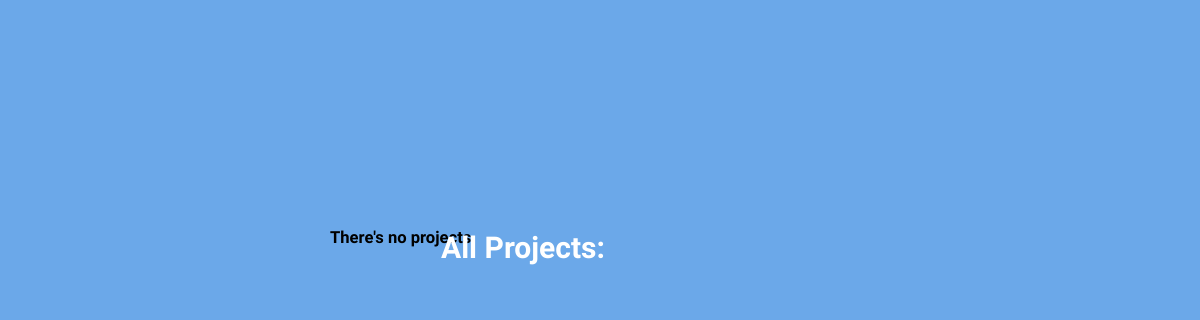
The page /projects/ on the database as committed earlier.
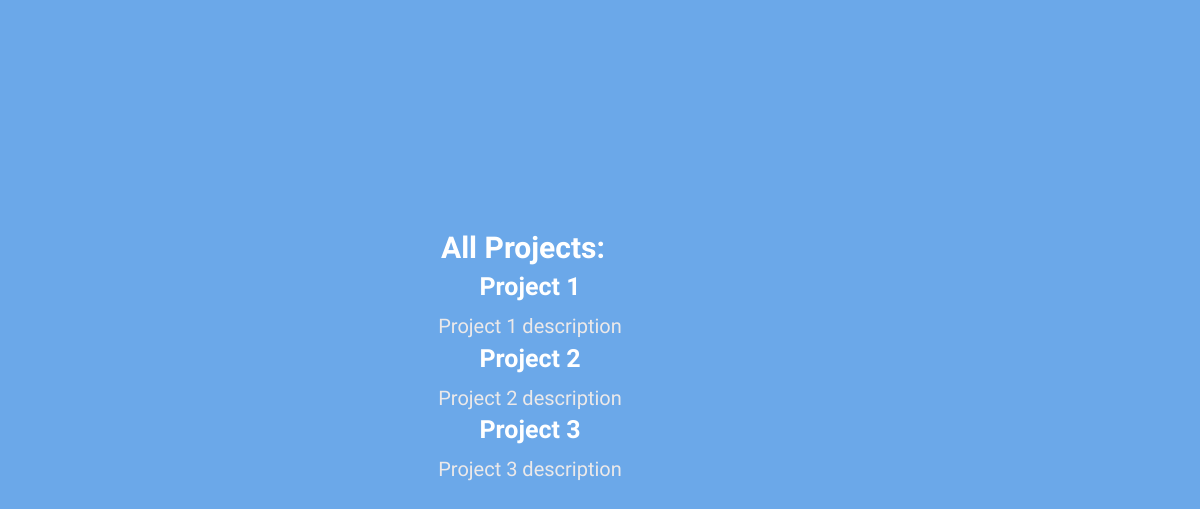
The same page on the database as committed later.
### frontend/models.py (models this page shows, shortened)
class ProjectToCreate(models.Model):
    project_name = models.CharField(max_length=50)
    subject = models.CharField(max_length=50)
    teacher = models.CharField(max_length=30)
    _class = models.CharField(max_length=3)
    description = models.TextField(max_length=300, blank = True)
    deadline = models.DateField()

### frontend/views.py (the view)
# urls.py: path('projects/', all_projects, name='all_projects'),
def all_projects(request):
    projects = ProjectToCreate.objects.all()
    return render(request, 'projects.html', {'projects': projects})

### frontend/templates/projects.html (shortened to what this page needs)
{% load static %}
<!DOCTYPE html>
<html>
<head>
    <link rel="stylesheet" href="{% static 'frontend/style.css' %}" />
</head>
<body>
<div id="all-projects">
    <h3 id="all-header">All Projects:</h3>
    {% if projects %}
    {% for project in projects %}
    <div id="names">
        <ul>
        <li><h5 class="project-name">{{ project.project_name }}</h5></li>
        </ul>
    </div>
    <div id="desc">
        <ul>
        <li><p class="project-desc">{{ project.description }}</p></li>
        </ul>
    </div>
    {% endfor %}
    {% else %}
    <h5>There's no projects</h5>
    {% endif %}
</div>
</body>
</html>

Rows that differ between the two databases and show on the page:
added ProjectToCreate: project_name "Project 1", description "Project 1 description"
added ProjectToCreate: project_name "Project 2", description "Project 2 description"
added ProjectToCreate: project_name "Project 3", description "Project 3 description"
Other text that changed with them:
text no longer shown: "There's no projects"
